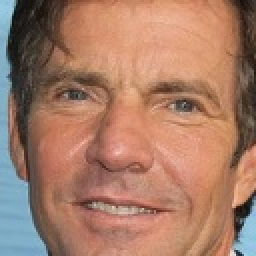
#> input picture elderly_faces_dataset/60_0_0_20170111171747553.jpg, 128 x 128 px (shown 2 times larger); its folder holds only this picture in this run
$ python -i main.py   (imports and definitions only)
#> lines starting #> are read from the running program, lines starting #| are printed output that depends on the picture
#> further down, picture is the input picture: shape (128, 128, 3); mean B, G, R 103.4, 123.5, 166.4
import os
import time
import json
import cv2
import numpy as np
import matplotlib.pyplot as plt
from PIL import Image
import tkinter as tk
from tkinter import filedialog, Label, Button
from PIL import ImageTk
from skimage.feature import hog, local_binary_pattern

class ElderlyFaceSearchSystem:
    def __init__(self, data_dir='dataset', features_file='face_features.json'):
        """
        Khởi tạo hệ thống tìm kiếm ảnh mặt người cao tuổi
        - data_dir: thư mục chứa dữ liệu ảnh
        - features_file: file JSON lưu trữ đặc trưng đã trích xuất
        """
        self.data_dir = data_dir
        self.features_file = features_file
        self.image_size = (224, 224)  # Kích thước chuẩn hóa ảnh
        self.face_features_db = []  # Lưu trữ vector đặc trưng
        self.images_paths = []  # Lưu đường dẫn ảnh tương ứng

        if not os.path.exists(data_dir):
            os.makedirs(data_dir)

        # Tải đặc trưng từ file nếu có, ngược lại trích xuất lại
        if os.path.exists(features_file):
            self.load_features_from_file()
        else:
            self.load_database()

    # [24 lines left out: function load_features_from_file, not called in this run]

    def save_features_to_file(self):
        """
        Lưu các vector đặc trưng vào file JSON để sử dụng lại
        """
        print(f"Lưu đặc trưng vào file {self.features_file}...")

        # Chuyển numpy arrays thành lists để có thể serialize JSON
        features_list = [features.tolist() for features in self.face_features_db]

        data = {
            'version': '2.0',  # Phiên bản mới phù hợp với báo cáo
            'features': features_list,
            'image_paths': self.images_paths
        }

        with open(self.features_file, 'w') as f:
            json.dump(data, f)

        print(f"Đã lưu {len(self.face_features_db)} vector đặc trưng vào file.")

    def load_database(self):
        """
        Giai đoạn 1: Thu thập, xử lý, trích xuất đặc trưng và lưu trữ ảnh
        Thực hiện các bước 1-4 như mô tả trong báo cáo
        """
        print("Đang tải dữ liệu và trích xuất đặc trưng...")

        self.face_features_db = []
        self.images_paths = []

        # Bước 1: Thu thập ảnh chân dung người cao tuổi
        all_images = []
        for root, _, files in os.walk(self.data_dir):
            for file in files:
                if file.lower().endswith(('.png', '.jpg', '.jpeg')):
                    image_path = os.path.join(root, file)
                    all_images.append(image_path)

        total_images = len(all_images)
        processed = 0

        print(f"Tìm thấy {total_images} ảnh trong cơ sở dữ liệu")

        for image_path in all_images:
            try:
                # Bước 2: Tiền xử lý ảnh
                img = cv2.imread(image_path)
                if img is None:
                    continue

                preprocessed_img = self.preprocess_image(img)

                # Bước 3: Trích xuất đặc trưng (LBP + HOG)
                features = self.extract_features(preprocessed_img)

                # Bước 4: Lưu trữ đặc trưng
                self.face_features_db.append(features)
                self.images_paths.append(image_path)

                processed += 1
                if processed % 10 == 0 or processed == total_images:
                    print(f"Đã xử lý {processed}/{total_images} ảnh ({processed/total_images*100:.1f}%)")

            except Exception as e:
                print(f"Lỗi khi xử lý ảnh {image_path}: {e}")

        print(f"Hoàn thành trích xuất đặc trưng cho {len(self.face_features_db)} ảnh")

        # Lưu vào file JSON
        self.save_features_to_file()

    def preprocess_image(self, image):
        """
        Bước 2: Tiền xử lý ảnh
        - Phát hiện khuôn mặt bằng Cascade Classifier
        - Cắt vùng mặt và resize về kích thước chuẩn
        - Đảm bảo các ảnh có cùng kích thước và tỉ lệ khung hình
        """
        # Chuyển sang ảnh xám để phát hiện khuôn mặt
        gray = cv2.cvtColor(image, cv2.COLOR_BGR2GRAY)
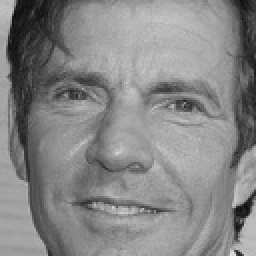
#> gray: shape (128, 128) (shown 2 times larger); min 13, max 225, mean 134.1

        # Sử dụng Cascade Classifier để detect khuôn mặt như trong báo cáo
        face_cascade = cv2.CascadeClassifier(cv2.data.haarcascades + 'haarcascade_frontalface_default.xml')
        faces = face_cascade.detectMultiScale(gray, 1.3, 5)
#> faces = [[9, 10, 105, 105]]

        # Nếu không tìm thấy khuôn mặt, resize toàn bộ ảnh
        if len(faces) == 0:
            resized = cv2.resize(image, self.image_size)
            return resized

        # Chọn khuôn mặt lớn nhất (khuôn mặt đầu tiên phát hiện được)
        (x, y, w, h) = sorted(faces, key=lambda f: f[2] * f[3], reverse=True)[0]
#> x = 9; y = 10; w = 105; h = 105

        # Crop vùng mặt với một chút padding
        face_region = image[max(0, y-10):min(image.shape[0], y+h+10),
                          max(0, x-10):min(image.shape[1], x+w+10)]
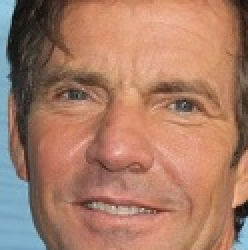
#> face_region: shape (125, 124, 3) (shown 2 times larger); mean B, G, R 103.3, 124, 168.3

        # Resize về kích thước chuẩn
        resized = cv2.resize(face_region, self.image_size)

        return resized

    def extract_features(self, image):
        """
        Bước 3: Trích xuất đặc trưng
        Kết hợp LBP và HOG như mô tả trong báo cáo
        """
        # Chuyển sang ảnh xám cho việc trích xuất đặc trưng
        gray = cv2.cvtColor(image, cv2.COLOR_BGR2GRAY)
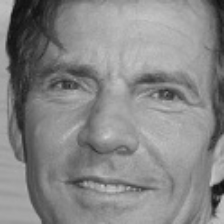
#> gray: shape (224, 224); min 15, max 206, mean 134.8

        # Trích xuất đặc trưng LBP
        lbp_features = self.extract_lbp_features(gray)

        # Trích xuất đặc trưng HOG
        hog_features = self.extract_hog_features(gray)

        # Kết hợp hai loại đặc trưng
        combined_features = np.concatenate((lbp_features, hog_features))

        # Chuẩn hóa vector đặc trưng
        norm = np.linalg.norm(combined_features)
        if norm > 0:
            combined_features = combined_features / norm

        return combined_features

    def extract_lbp_features(self, gray_image):
        """
        Trích xuất đặc trưng LBP (Local Binary Patterns)
        Phù hợp với đặc điểm tuổi già - nếp nhăn và kết cấu da
        """
        # Chia ảnh thành các cell 8x8 như trong HOG
        h, w = gray_image.shape
#> h = 224; w = 224
        cell_h, cell_w = h // 8, w // 8
#> cell_h = 28; cell_w = 28

        lbp_histograms = []

        # Tính LBP cho từng cell
        for i in range(8):
            for j in range(8):
                # Lấy cell hiện tại
                start_y, end_y = i * cell_h, min((i + 1) * cell_h, h)
                start_x, end_x = j * cell_w, min((j + 1) * cell_w, w)
                cell = gray_image[start_y:end_y, start_x:end_x]

                if cell.size == 0:
                    continue

                # Tính LBP cho cell này
                # Sử dụng 8 pixel láng giềng, bán kính = 1
                radius = 1
                n_points = 8
                lbp = local_binary_pattern(cell, n_points, radius, method='uniform')

                # Tính histogram của LBP
                hist, _ = np.histogram(lbp.ravel(), bins=n_points + 2,
                                    range=(0, n_points + 2))

                # Chuẩn hóa histogram
                if np.sum(hist) > 0:
                    hist = hist.astype(float) / np.sum(hist)

                lbp_histograms.append(hist)
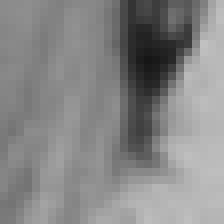
#> cell: shape (28, 28) (shown 8 times larger); min 21, max 193, mean 134.2
#> after the loop, lbp_histograms = 64 items

        # Ghép nối tất cả histogram thành vector đặc trưng LBP
        lbp_features = np.concatenate(lbp_histograms)
#> lbp_features = 640 values, max 0.464 at index 565, min 0.00255 at index 560, mean 0.1

        return lbp_features

    def extract_hog_features(self, gray_image):
        """
        Trích xuất đặc trưng HOG (Histogram of Oriented Gradients)
        Mô tả chi tiết cấu trúc hình dạng khuôn mặt
        """
        # Tham số HOG theo mô tả trong báo cáo
        # - Cell: 8x8 pixels
        # - 9 hướng gradient
        # - Block chuẩn hóa để tăng độ ổn định

        hog_features = hog(
            gray_image,
            orientations=9,           # 9 hướng gradient
            pixels_per_cell=(8, 8),   # Cell 8x8 pixels như mô tả
            cells_per_block=(2, 2),   # Block 2x2 cells để chuẩn hóa
            block_norm='L2-Hys',      # Chuẩn hóa L2-Hys
            feature_vector=True       # Trả về vector đặc trưng
        )

        return hog_features

    def search_similar_faces(self, query_image, top_k=3):
        """
        Giai đoạn 2: Tìm kiếm 3 ảnh tương đồng (bước 5-10)
        """
        # Bước 6: Tiền xử lý ảnh đầu vào
        preprocessed_img = self.preprocess_image(query_image)

        # Bước 7: Trích xuất đặc trưng cho ảnh đầu vào
        query_features = self.extract_features(preprocessed_img)
#> in extract_features, `norm = np.linalg.norm(combined_features)`: norm = 27.21

        # Bước 8: Tính khoảng cách Euclidean với từng ảnh trong hệ thống
        distances = []

        for i, features in enumerate(self.face_features_db):
            # Sử dụng khoảng cách Euclidean như mô tả trong báo cáo
            distance = self.euclidean_distance(query_features, features)
            distances.append((distance, self.images_paths[i]))
#> after the loop, distances = []

        # Bước 9: Xếp hạng khoảng cách và trả về 3 khoảng cách nhỏ nhất
        # Khoảng cách càng nhỏ = càng giống
        distances.sort(key=lambda x: x[0])

        return distances[:top_k]

    # [298 lines left out: functions euclidean_distance, create_gui, select_image, display_input_image, search_button_click, display_result_images and 3 more, not called in this run]


# [2 lines not run here, left out]

>>> import cv2
>>> picture = cv2.imread('elderly_faces_dataset/60_0_0_20170111171747553.jpg')
>>> result = ElderlyFaceSearchSystem().search_similar_faces(picture)
#> result = []

$ run again, on elderly_faces_dataset/60_0_0_20170111201620287.jpg
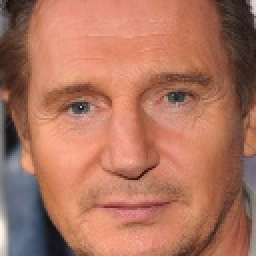
#> input picture elderly_faces_dataset/60_0_0_20170111201620287.jpg, 128 x 128 px (shown 2 times larger)
#> picture is the input picture: shape (128, 128, 3); mean B, G, R 94.8, 115.4, 173.9
#> in preprocess_image, `gray = cv2.cvtColor(image, cv2.COLOR_BGR2GRAY)`:
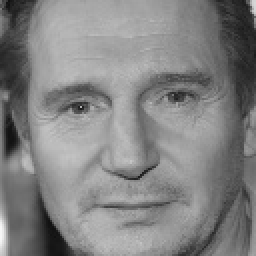
#> gray: shape (128, 128) (shown 2 times larger); min 16, max 246, mean 130.6
#> faces = [[8, 8, 113, 113]]
#> in preprocess_image, `(x, y, w, h) = sorted(faces, key=lambda f: f[2] * f[3], reverse=True)[0]`: x = 8; w = 113
#> after the loop in extract_lbp_features, `for i in range(8):`:
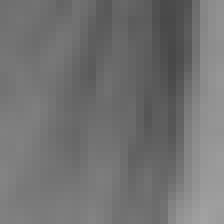
#> cell: shape (28, 28) (shown 8 times larger); min 72, max 162, mean 114
#> after the loop in extract_lbp_features, `for i in range(8):`: lbp_histograms = 64 items
#> in extract_lbp_features, `lbp_features = np.concatenate(lbp_histograms)`: lbp_features = 640 values, max 0.486 at index 564, min 0.00128 at index 480, mean 0.1
#> norm = 27.22
#> after the loop in search_similar_faces, `for i, features in enumerate(self.face_features_db):`: distances = []

$ run again, on elderly_faces_dataset/60_0_0_20170111202416395.jpg
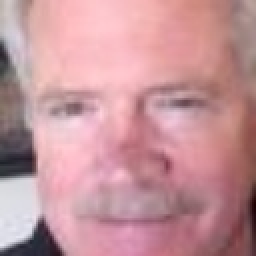
#> input picture elderly_faces_dataset/60_0_0_20170111202416395.jpg, 128 x 128 px (shown 2 times larger)
#> picture is the input picture: shape (128, 128, 3); mean B, G, R 154.4, 148.1, 196.9
#> in preprocess_image, `gray = cv2.cvtColor(image, cv2.COLOR_BGR2GRAY)`:
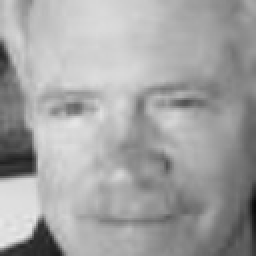
#> gray: shape (128, 128) (shown 2 times larger); min 9, max 232, mean 163.4
#> faces = ()
#> after the loop in extract_lbp_features, `for i in range(8):`:
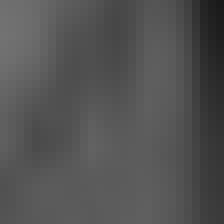
#> cell: shape (28, 28) (shown 8 times larger); min 26, max 114, mean 82.9
#> after the loop in extract_lbp_features, `for i in range(8):`: lbp_histograms = 64 items
#> in extract_lbp_features, `lbp_features = np.concatenate(lbp_histograms)`: lbp_features = 640 values, max 0.505 at index 294, min 0 at index 20, mean 0.1
#> norm = 27.29
#> after the loop in search_similar_faces, `for i, features in enumerate(self.face_features_db):`: distances = []

$ run again, on elderly_faces_dataset/60_0_0_20170111204658174.jpg
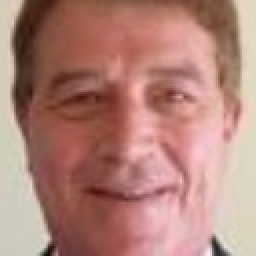
#> input picture elderly_faces_dataset/60_0_0_20170111204658174.jpg, 128 x 128 px (shown 2 times larger)
#> picture is the input picture: shape (128, 128, 3); mean B, G, R 120.9, 131.1, 177.5
#> in preprocess_image, `gray = cv2.cvtColor(image, cv2.COLOR_BGR2GRAY)`:
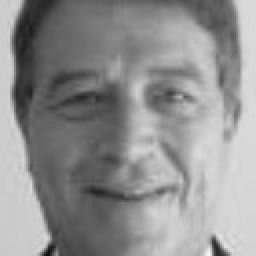
#> gray: shape (128, 128) (shown 2 times larger); min 14, max 244, mean 143.8
#> faces = [[10, 10, 110, 110]]
#> in preprocess_image, `(x, y, w, h) = sorted(faces, key=lambda f: f[2] * f[3], reverse=True)[0]`: x = 10; w = 110
#> after the loop in extract_lbp_features, `for i in range(8):`:
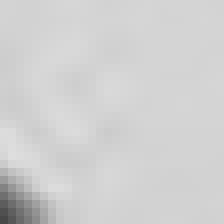
#> cell: shape (28, 28) (shown 8 times larger); min 72, max 222, mean 208.2
#> after the loop in extract_lbp_features, `for i in range(8):`: lbp_histograms = 64 items
#> in extract_lbp_features, `lbp_features = np.concatenate(lbp_histograms)`: lbp_features = 640 values, max 0.665 at index 568, min 0 at index 40, mean 0.1
#> norm = 27.31
#> after the loop in search_similar_faces, `for i, features in enumerate(self.face_features_db):`: distances = []
